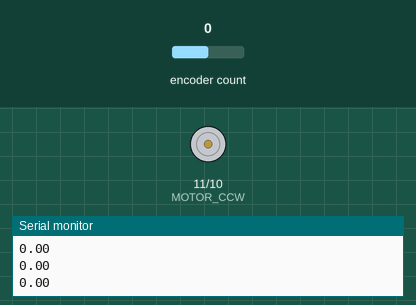
Simulated run of this sketch. Board: Arduino Uno, built with avr-gcc and run on an emulated ATmega328P. On the bench: motor-driver pin pairs drawn as motors (green arrow = first pin HIGH = forward, orange = second pin HIGH = backward, longer = more drive, scaled by the enable pin), the last lines printed to the serial monitor. The inputs (shaded band) are chosen by the test bench; at power-on: encoder count 0.

Above: at 1.2 s.
1.3 s: encoder count set to 1
At 2.1 s:
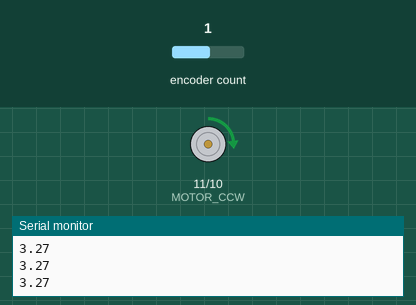
2.8 s: encoder count set to 2
At 3.8 s:
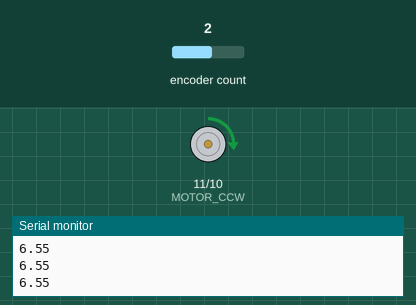
Timing chart, 0 to 5.8 s (numbered marks = the images above; inputs shaded):
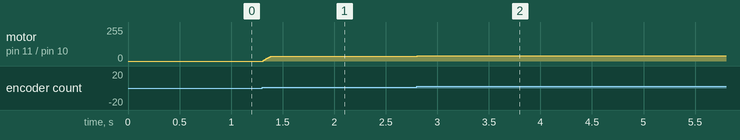

Measured:
- after the input at 1.3 s, motor on pin 11 (MOTOR_CCW) / pin 10 (MOTOR_CW): stopped → forward 36/255 at once
- after the input at 2.8 s, motor on pin 11 (MOTOR_CCW) / pin 10 (MOTOR_CW): forward 36/255 → forward 39/255 at once

The sketch:

ARDUINO_PID_GROUP28.ino
```cpp
#include <Encoder.h>
#include <PIDController.h>

#define ENCODER_A 2
#define ENCODER_B 3 // Encoder output to Arduino Interrupt pin ncoderPinB
#define MOTOR_CCW 11
#define MOTOR_CW 10
#define enA 9

int encoder_count = 0; // stores the current encoder count
float tick_to_deg1;
float enc_deg;
float goal_deg;
int motor_pwm_value;

Encoder myEnc(ENCODER_B, ENCODER_A);
PIDController pid;

/*****functions****/
float tick_to_deg(long tick) {
  return tick * 360.0 / 440.0;
}

void forward() {
  digitalWrite(MOTOR_CW, HIGH);
  digitalWrite(MOTOR_CCW, LOW);
}

void reverse() {
  digitalWrite(MOTOR_CW, LOW);
  digitalWrite(MOTOR_CCW, HIGH);
}

void get_user_input() {
  goal_deg = Serial.parseFloat();
  Serial.read();    // get the ENTER char from the serial
  Serial.println(goal_deg);
}

/*******setup *******/
void setup() {
  Serial.begin(9600);

  pinMode(enA, OUTPUT);
  pinMode(MOTOR_CW, OUTPUT);
  pinMode(MOTOR_CCW, OUTPUT);

  // Set initial rotation direction
  digitalWrite(MOTOR_CW, HIGH);
  digitalWrite(MOTOR_CCW, LOW);

  pid.begin(); // Initialize the PID controller
  pid.limit(-255, 255); // The PID output can be limited to values between -255 to 255
  pid.tune(8.9,1.2,0.55); // Set PID parameters
  Serial.println("Write the angle you want");

}

void loop() {
  if (Serial.available() > 0) { // Wait for User to Input Data
    get_user_input();
  }
//convert to real degree
  encoder_count = myEnc.read();
  tick_to_deg1 = tick_to_deg(encoder_count);
  while (abs(tick_to_deg1)>360){
    if (tick_to_deg1<0)
        tick_to_deg1=tick_to_deg1+360;
    else
        tick_to_deg1=tick_to_deg1-360;
  }

  enc_deg = tick_to_deg1;
  motor_pwm_value = float(pid.compute(enc_deg)); // Compute the PWM value for the motor based on the current angle

  // calculate motor direction
  if (motor_pwm_value < goal_deg)
    reverse();
  else
    forward();

  // send PWM value to motor
  analogWrite(enA, abs(motor_pwm_value));
Serial.println(tick_to_deg1);
  delay(10);
}
```
